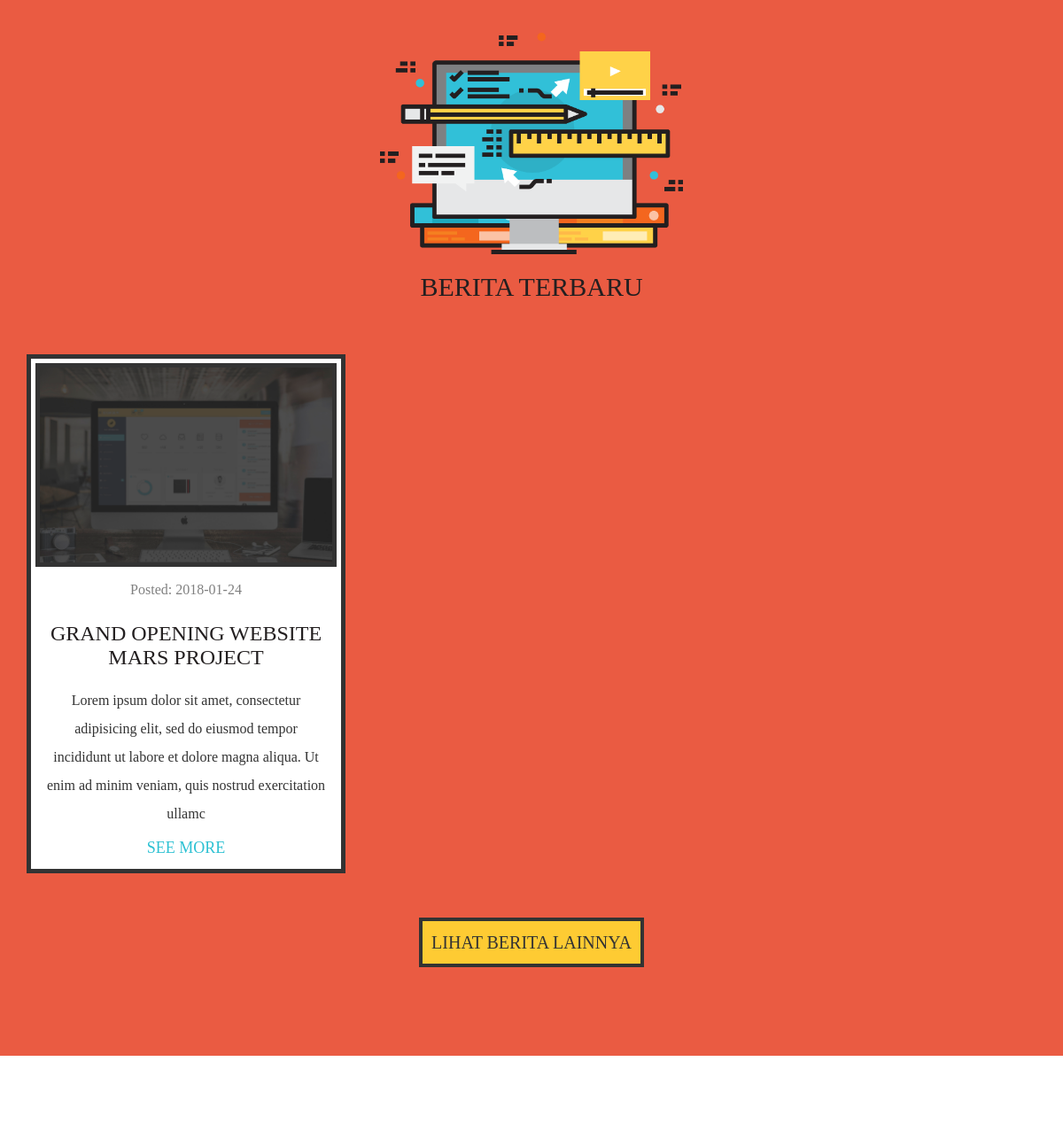
Before: / (middle part) with the older database file.
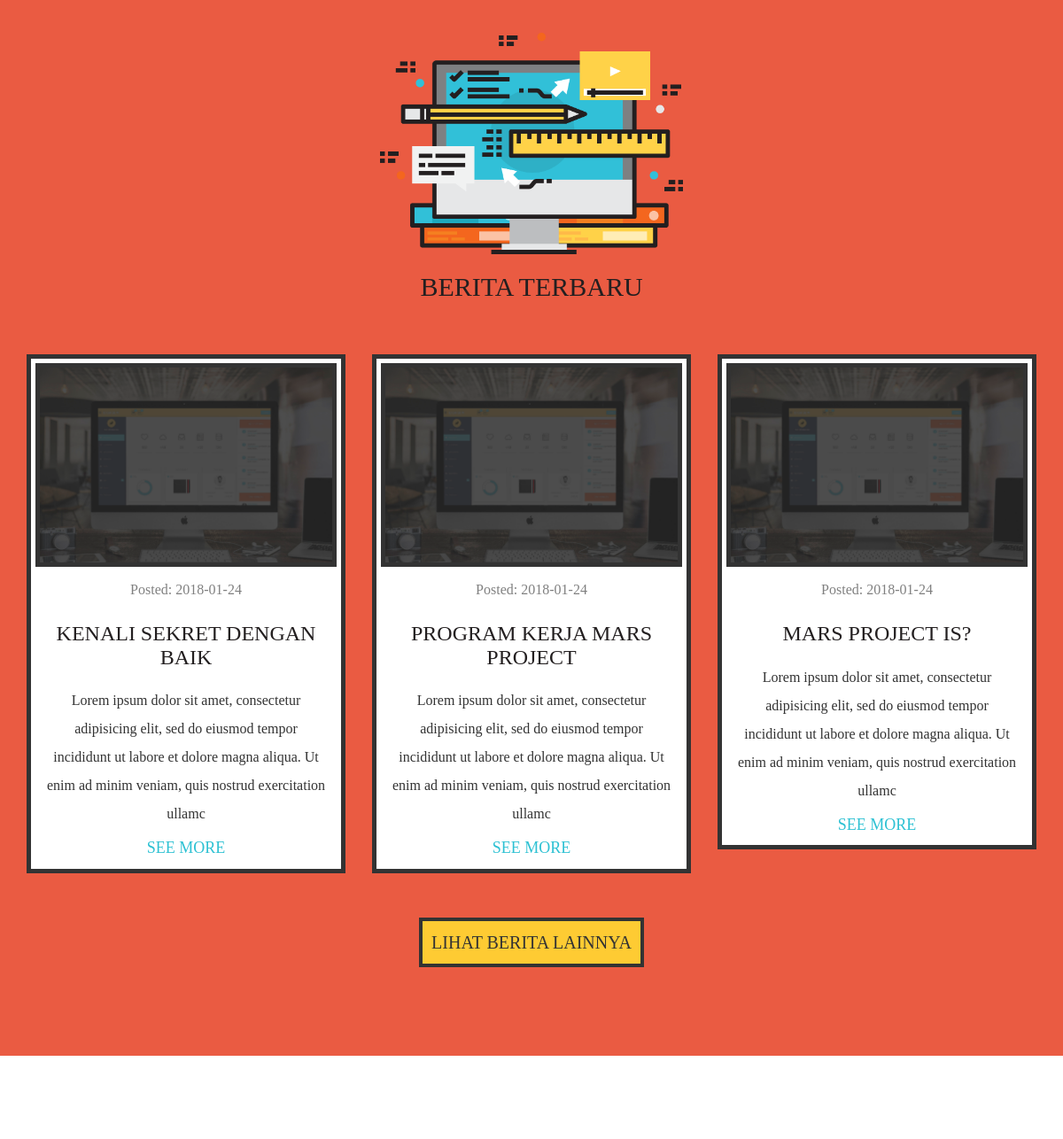
After: the same page with the newer database file.
### tables this page shows
CREATE TABLE `berita` (
  `id_berita` int(11) NOT NULL,
  `judul` varchar(50) NOT NULL,
  `isi` varchar(1500) NOT NULL,
  `gambar` varchar(50) NOT NULL,
  `tanggal_buat` date NOT NULL,
  `id_admin` int(11) NOT NULL,
  `index_pembaca` int(11) NOT NULL
);

### application/controllers/Main.php (called while the page is built, shortened)
<?php
class Main extends CI_Controller {
	public function index()
	{
		$this->load->model('mod_anggota');
		$this->load->model('mod_blog');
		$this->load->model('mod_divisi');
		$this->load->model('mod_penghargaan');
		$data = array(
			'data_struktur' => $this->mod_anggota->getData()->result(),
			'data_divisi' => $this->mod_divisi->getData()->result(),
			'data_berita' => $this->mod_blog->getLatestData()->result(),
			'data_penghargaan' => $this->mod_penghargaan->getLatestData()->result()
		);
		$this->load->view('index',$data);
	}
}

### index.php (called while the page is built, shortened)
<?php
require_once BASEPATH.'core/CodeIgniter.php';

### application/models/mod_anggota.php (called while the page is built, shortened)
<?php
class mod_anggota extends CI_Model
{
	function getData(){
		$this->db->select('anggota.id_anggota,anggota.nama_anggota,anggota.foto_anggota,divisi.nama_divisi,anggota.jabatan');
		$this->db->from('anggota');
		$this->db->join('divisi','divisi.id_divisi=anggota.id_divisi');
    	return $this->db->get();
	}
}
 ?>

### application/models/mod_divisi.php (called while the page is built, shortened)
<?php
class mod_divisi extends CI_Model
{
	function getData() {
		$this->db->select('*');
		$this->db->from('divisi');
		return $this->db->get();
	}
}
?>

### application/models/mod_blog.php (called while the page is built, shortened)
<?php
class mod_blog extends CI_model
{
	function getLatestData(){
		$this->db->select('*');
	    $this->db->from('berita');
	    $this->db->join('admin','admin.id_admin = berita.id_admin');
	    $this->db->order_by('id_berita','desc');
	    $this->db->limit('3');
	    return $this->db->get();
	}
}
 ?>

### application/views/index.php (the view, shortened to what this page needs)
<!DOCTYPE html>
<html>
<head>
	<link rel="stylesheet" type="text/css" href="<?php echo base_url(); ?>assets/css/bootstrap.css">
	<link rel="stylesheet" type="text/css" href="<?php echo base_url(); ?>assets/css/style.css">
	<link rel="stylesheet" type="text/css" href="<?php echo base_url(); ?>assets/css/owl.carousel.css">
	<link rel="stylesheet" type="text/css" href="<?php echo base_url(); ?>assets/css/owl.theme.default.css">
</head>
<body>
	<section id="latest-news">
		<div class="container">
			<div class="row">
				<div class="col-xs-12 text-center">
					<img src="<?php echo base_url(); ?>assets/img/latest-news.png" width="30%">
					<h1>Berita terbaru</h1>
					<div class="row">
						<?php foreach ($data_berita as $blog) { ?>
							<div class="col-sm-6 col-md-4">
								<div class="news-box">
									<img src="<?php echo base_url(); ?>assets/upload/berita/<?php echo $blog->gambar; ?>" class="img-responsive">
									<div class="isi timestamps">Posted: <?php echo $blog->tanggal_buat; ?> </div>
									<h1><?php echo $blog->judul ?></h1>
									<div class="isi"><?php echo substr($blog->isi,0,200) ?></div>
									<a class="seemore" href="<?php echo base_url(); ?>index.php/news/detailnews/<?php echo $blog->id_berita; ?>">see more</a>
								</div>
							</div>
						<?php } ?>
					</div>
					<a href="<?php echo site_url('news'); ?>"><button>lihat berita lainnya</button></a>
				</div>
			</div>
		</div>
	</section>
	<section id="penghargaan">
	</section>
</body>
</html>

### assets/css/style.css (style rules this page uses)
* { margin: 0; padding: 0; box-sizing: border-box; }
body { margin: 0; padding: 0; }
section { padding:100px 0; }
h1 { font-family: "montserrat extrabold"; font-size: 30px; text-transform: uppercase; }
button { background-color: #fecb33; padding: 10px; font-family: "montserrat extrabold"; font-size: 20px; text-transform: uppercase; outline: none; border:none; transition: .2s ease; border: 4px solid #333; }
a { color: #333; }
#latest-news { background-color: #ea5b42; }
#latest-news h1 { color: #231f20; }
.news-box { background-color: #fff; padding: 5px; padding-bottom: 10px; margin: 50px 0px; border: 5px solid #333; transition: .2s ease; text-align: center; }
.news-box img { border: 5px solid #333; }
.timestamps { color: grey; font-family: "montserrat reguler"; font-size: 14px; text-align: center; }
.news-box h1 { font-family: "montserrat bold"; font-size: 24px; margin: 10px 0; }
.news-box .isi, .main-news p { font-family: "montserrat reguler"; font-size: 16px; line-height: 200%; padding: 10px; }
.news-box a, .main-news a { font-size: 18px; text-decoration: none; color: #2dc1d3; text-transform: uppercase; font-family: "montserrat bold"; }

Changed rows visible on the page:
no longer on this page (row edited): berita: gambar (picture), tanggal_buat "2018-01-24", judul "GRAND OPENING WEBSITE MARS PROJECT", isi "Lorem ipsum dolor sit amet, consectetur adipisicing elit, sed do eiusmod tempor incididunt ut labore et dolore magna aliqua. Ut enim ad minim veniam, quis nostrud exercitation ullamc"
added berita: gambar (picture), tanggal_buat "2018-01-24", judul "KENALI SEKRET DENGAN BAIK", isi "Lorem ipsum dolor sit amet, consectetur adipisicing elit, sed do eiusmod tempor incididunt ut labore et dolore magna aliqua. Ut enim ad minim veniam, quis nostrud exercitation ullamc"
added berita: gambar (picture), tanggal_buat "2018-01-24", judul "PROGRAM KERJA MARS PROJECT", isi "Lorem ipsum dolor sit amet, consectetur adipisicing elit, sed do eiusmod tempor incididunt ut labore et dolore magna aliqua. Ut enim ad minim veniam, quis nostrud exercitation ullamc"
added berita: gambar (picture), tanggal_buat "2018-01-24", judul "MARS PROJECT IS?", isi "Lorem ipsum dolor sit amet, consectetur adipisicing elit, sed do eiusmod tempor incididunt ut labore et dolore magna aliqua. Ut enim ad minim veniam, quis nostrud exercitation ullamc"
